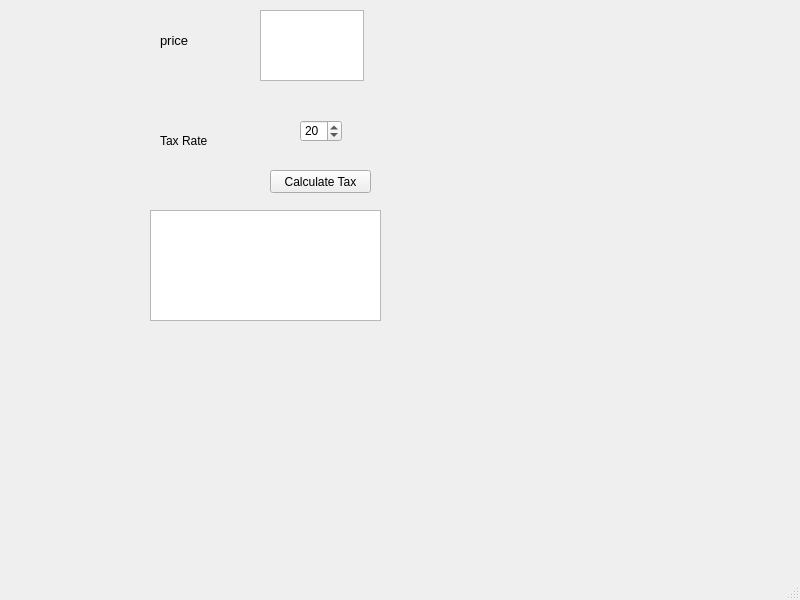
<?xml version="1.0" encoding="UTF-8"?>
<ui version="4.0">
 <class>MainWindow</class>
 <widget class="QMainWindow" name="MainWindow">
  <property name="geometry">
   <rect>
    <x>0</x>
    <y>0</y>
    <width>800</width>
    <height>600</height>
   </rect>
  </property>
  <property name="windowTitle">
   <string>MainWindow</string>
  </property>
  <widget class="QWidget" name="centralwidget">
   <widget class="QTextEdit" name="price_box">
    <property name="geometry">
     <rect>
      <x>260</x>
      <y>10</y>
      <width>104</width>
      <height>71</height>
     </rect>
    </property>
   </widget>
   <widget class="QLabel" name="label">
    <property name="geometry">
     <rect>
      <x>160</x>
      <y>30</y>
      <width>51</width>
      <height>21</height>
     </rect>
    </property>
    <property name="font">
     <font>
      <pointsize>10</pointsize>
     </font>
    </property>
    <property name="text">
     <string>price</string>
    </property>
   </widget>
   <widget class="QSpinBox" name="tax_rate">
    <property name="geometry">
     <rect>
      <x>300</x>
      <y>120</y>
      <width>42</width>
      <height>22</height>
     </rect>
    </property>
    <property name="minimum">
     <number>1</number>
    </property>
    <property name="maximum">
     <number>50</number>
    </property>
    <property name="value">
     <number>20</number>
    </property>
   </widget>
   <widget class="QLabel" name="label_2">
    <property name="geometry">
     <rect>
      <x>160</x>
      <y>130</y>
      <width>81</width>
      <height>21</height>
     </rect>
    </property>
    <property name="text">
     <string>Tax Rate</string>
    </property>
   </widget>
   <widget class="QPushButton" name="calc_tax_button">
    <property name="geometry">
     <rect>
      <x>270</x>
      <y>170</y>
      <width>101</width>
      <height>23</height>
     </rect>
    </property>
    <property name="text">
     <string>Calculate Tax</string>
    </property>
   </widget>
   <widget class="QTextBrowser" name="results_window">
    <property name="geometry">
     <rect>
      <x>150</x>
      <y>210</y>
      <width>231</width>
      <height>111</height>
     </rect>
    </property>
   </widget>
  </widget>
  <widget class="QMenuBar" name="menubar">
   <property name="geometry">
    <rect>
     <x>0</x>
     <y>0</y>
     <width>800</width>
     <height>23</height>
    </rect>
   </property>
  </widget>
  <widget class="QStatusBar" name="statusbar"/>
 </widget>
 <resources/>
 <connections/>
</ui>
